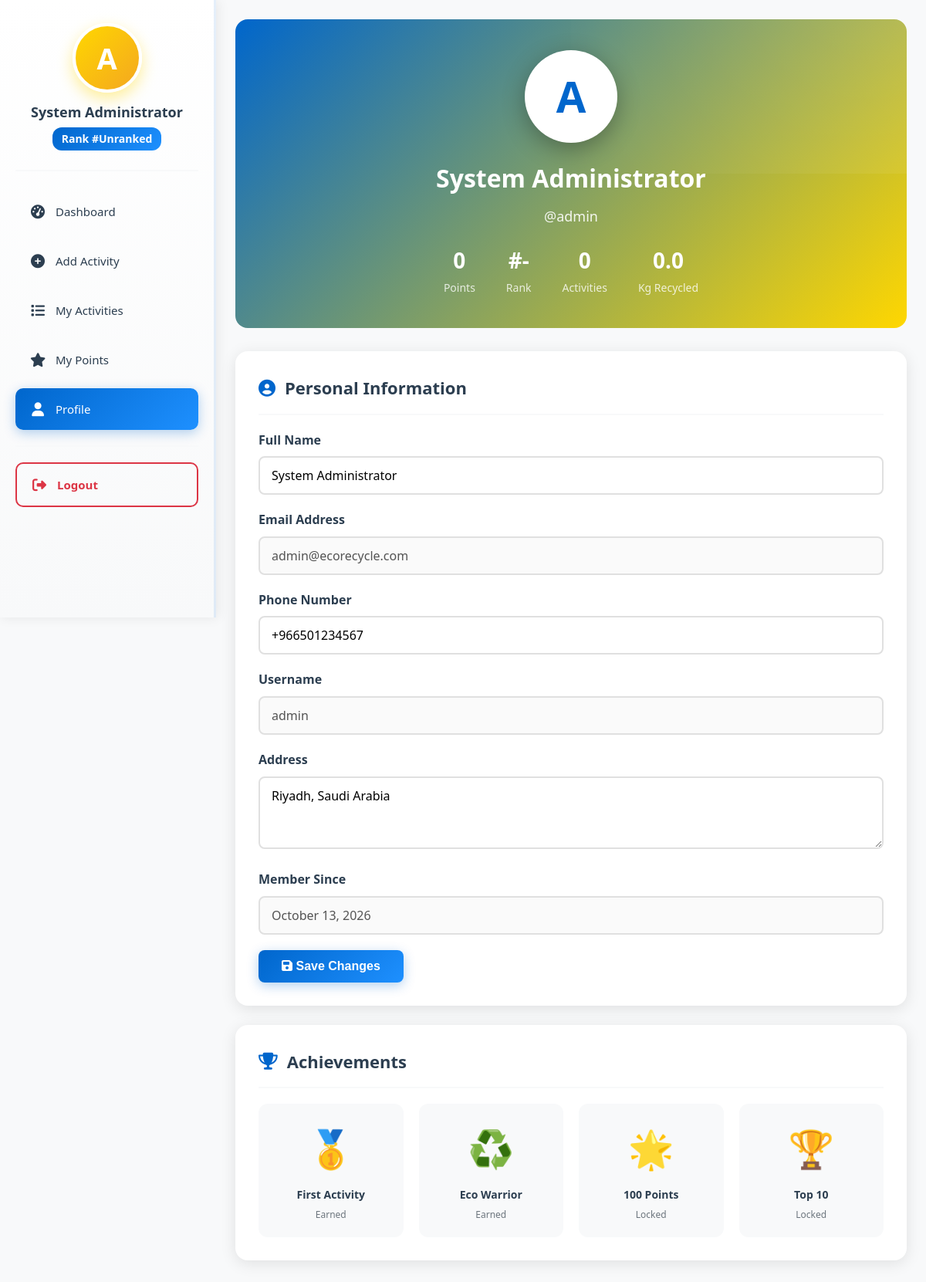
Screenshot of /user/profile.php (signed in) with the database file from the repository.
### tables this page shows
CREATE TABLE users (
    id INT AUTO_INCREMENT PRIMARY KEY,
    username VARCHAR(50) UNIQUE NOT NULL,
    email VARCHAR(100) UNIQUE NOT NULL,
    password VARCHAR(255) NOT NULL,
    full_name VARCHAR(100) NOT NULL,
    phone VARCHAR(20),
    address TEXT,
    role ENUM('user', 'admin') DEFAULT 'user',
    points INT DEFAULT 0,
    rank INT DEFAULT 0,
    profile_image VARCHAR(255) DEFAULT 'default-avatar.png',
    verified TINYINT(1) DEFAULT 0,
    created_at TIMESTAMP DEFAULT CURRENT_TIMESTAMP,
    updated_at TIMESTAMP DEFAULT CURRENT_TIMESTAMP ON UPDATE CURRENT_TIMESTAMP
);

### user/profile.php (the view, shortened to what this page needs)
<?php
require_once '../includes/dashboard_header.php';
$user_id = $_SESSION['user_id'];
$stats_query = $conn->query("SELECT
    COUNT(*) as total_activities,
    SUM(CASE WHEN status = 'verified' THEN quantity ELSE 0 END) as total_recycled
    FROM activities WHERE user_id = $user_id");
$stats = $stats_query->fetch_assoc();
?>
<div class="dashboard-layout">
    <aside class="dashboard-sidebar">
        <?php include 'sidebar.php'; ?>
    </aside>
    <main class="dashboard-main">
        <div class="profile-container">
            <div class="profile-header-card">
                <div class="profile-avatar-section">
                    <div class="profile-avatar-huge">
                        <?php echo strtoupper(substr($user['username'], 0, 1)); ?>
                    </div>
                    <h1 class="profile-name"><?php echo htmlspecialchars($user['full_name']); ?></h1>
                    <p class="profile-username">@<?php echo htmlspecialchars($user['username']); ?></p>
                    <div class="profile-stats-row">
                        <div class="profile-stat-item">
                            <span class="profile-stat-value"><?php echo number_format($user['points']); ?></span>
                            <span class="profile-stat-label">Points</span>
                        </div>
                        <div class="profile-stat-item">
                            <span class="profile-stat-value">#<?php echo $user['rank'] ?: '-'; ?></span>
                            <span class="profile-stat-label">Rank</span>
                        </div>
                        <div class="profile-stat-item">
                            <span class="profile-stat-value"><?php echo $stats['total_activities']; ?></span>
                            <span class="profile-stat-label">Activities</span>
                        </div>
                        <div class="profile-stat-item">
                            <span class="profile-stat-value"><?php echo number_format($stats['total_recycled'], 1); ?></span>
                            <span class="profile-stat-label">Kg Recycled</span>
                        </div>
                    </div>
                </div>
            </div>
            <div class="profile-section">
                <h2 class="section-title-profile">
                    <i class="fas fa-user-circle"></i> Personal Information
                </h2>
                <form method="POST">
                    <div class="form-group">
                        <label for="full_name">Full Name</label>
                        <input type="text" id="full_name" name="full_name" value="<?php echo htmlspecialchars($user['full_name']); ?>" required>
                    </div>
                    <div class="form-group">
                        <label for="email">Email Address</label>
                        <input type="email" id="email" value="<?php echo htmlspecialchars($user['email']); ?>" disabled>
                    </div>
                    <div class="form-row">
                        <div class="form-group">
                            <label for="phone">Phone Number</label>
                            <input type="text" id="phone" name="phone" value="<?php echo htmlspecialchars($user['phone']); ?>">
                        </div>
                        <div class="form-group">
                            <label for="username">Username</label>
                            <input type="text" id="username" value="<?php echo htmlspecialchars($user['username']); ?>" disabled>
                        </div>
                    </div>
                    <div class="form-group">
                        <label for="address">Address</label>
                        <textarea id="address" name="address" rows="3"><?php echo htmlspecialchars($user['address']); ?></textarea>
                    </div>
                    <div class="form-group">
                        <label>Member Since</label>
                        <input type="text" value="<?php echo date('F d, Y', strtotime($user['created_at'])); ?>" disabled>
                    </div>
                    <button type="submit" class="btn btn-primary">
                        <i class="fas fa-save"></i> Save Changes
                    </button>
                </form>
            </div>
            <div class="profile-section">
                <h2 class="section-title-profile">
                    <i class="fas fa-trophy"></i> Achievements
                </h2>
                <div class="achievements-grid">
                    <div class="achievement-item">
                        <div class="achievement-icon-large">🥇</div>
                        <div class="achievement-name">First Activity</div>
                        <div class="achievement-date">Earned</div>
                    </div>
                    <div class="achievement-item">
                        <div class="achievement-icon-large">♻️</div>
                        <div class="achievement-name">Eco Warrior</div>
                        <div class="achievement-date">Earned</div>
                    </div>
                    <div class="achievement-item">
                        <div class="achievement-icon-large">🌟</div>
                        <div class="achievement-name">100 Points</div>
                        <div class="achievement-date">
                            <?php echo $user['points'] >= 100 ? 'Earned' : 'Locked'; ?>
                        </div>
                    </div>
                    <div class="achievement-item">
                        <div class="achievement-icon-large">🏆</div>
                        <div class="achievement-name">Top 10</div>
                        <div class="achievement-date">
                            <?php echo ($user['rank'] && $user['rank'] <= 10) ? 'Earned' : 'Locked'; ?>
                        </div>
                    </div>
                </div>
            </div>
        </div>
    </main>
</div>
</div>
</body>
</html>

### user/sidebar.php
<?php
$user_query = $conn->query("SELECT * FROM users WHERE id = " . $_SESSION['user_id']);
$user = $user_query->fetch_assoc();
$current_page = basename($_SERVER['PHP_SELF']);
?>
<div class="user-profile">
    <div class="user-avatar-large">
        <?php echo strtoupper(substr($user['username'], 0, 1)); ?>
    </div>
    <div class="user-info">
        <h3><?php echo htmlspecialchars($user['full_name']); ?></h3>
        <p class="user-rank">Rank #<?php echo $user['rank'] ?: 'Unranked'; ?></p>
    </div>
</div>
<ul class="dashboard-nav">
    <li><a href="dashboard.php" class="<?php echo $current_page == 'dashboard.php' ? 'active' : ''; ?>">
        <i class="fas fa-tachometer-alt"></i>
        <span>Dashboard</span>
    </a></li>
    <li><a href="add_activity.php" class="<?php echo $current_page == 'add_activity.php' ? 'active' : ''; ?>">
        <i class="fas fa-plus-circle"></i>
        <span>Add Activity</span>
    </a></li>
    <li><a href="my_activities.php" class="<?php echo $current_page == 'my_activities.php' ? 'active' : ''; ?>">
        <i class="fas fa-list"></i>
        <span>My Activities</span>
    </a></li>
    <li><a href="my_points.php" class="<?php echo $current_page == 'my_points.php' ? 'active' : ''; ?>">
        <i class="fas fa-star"></i>
        <span>My Points</span>
    </a></li>
    <li><a href="profile.php" class="<?php echo $current_page == 'profile.php' ? 'active' : ''; ?>">
        <i class="fas fa-user"></i>
        <span>Profile</span>
    </a></li>
</ul>
<div class="sidebar-logout">
    <a href="<?php echo SITE_URL; ?>/auth/logout.php">
        <i class="fas fa-sign-out-alt"></i>
        <span>Logout</span>
    </a>
</div>

### assets/css/global.css (style rules this page uses)
* { margin: 0; padding: 0; box-sizing: border-box; }
:root { --primary-gold: #FFD700; --secondary-gold: #F4A720; --primary-blue: #0066CC; --secondary-blue: #1E90FF; --dark-blue: #003D82; --accent-green: #28A745; --accent-purple: #6F42C1; --dark-bg: #1A1A2E; --light-bg: #F8F9FA; --white: #FFFFFF; --text-dark: #2C3E50; --text-light: #6C757D; --shadow: rgba(0, 0, 0, 0.1); --gradient-gold: linear-gradient(135deg, #FFD700 0%, #F4A720 100%); --gradient-blue: linear-gradient(135deg, #0066CC 0%, #1E90FF 100%); --gradient-mixed: linear-gradient(135deg, #FFD700 0%, #0066CC 50%, #6F42C1 100%); }
body { font-family: 'Segoe UI', Tahoma, Geneva, Verdana, sans-serif; background-color: var(--light-bg); color: var(--text-dark); line-height: 1.6; margin: 0; padding: 0; overflow-x: hidden; }
.btn { padding: 12px 30px; border: none; border-radius: 8px; font-size: 16px; font-weight: 600; cursor: pointer; transition: all 0.3s ease; text-decoration: none; display: inline-block; }
.btn-primary { background: var(--gradient-blue); color: var(--white); box-shadow: 0 4px 15px rgba(0, 102, 204, 0.3); }
input[type="text"], input[type="email"], input[type="password"], input[type="number"], input[type="date"], select, textarea { width: 100%; padding: 12px 15px; border: 2px solid #E0E0E0; border-radius: 8px; font-size: 16px; transition: all 0.3s ease; font-family: inherit; }
label { display: block; margin-bottom: 8px; font-weight: 600; color: var(--text-dark); }
.form-group { margin-bottom: 20px; }

### assets/css/dashboard.css (style rules this page uses)
.dashboard-layout { display: flex; min-height: 100vh; width: 100%; }
.dashboard-sidebar { background: linear-gradient(180deg, #FFFFFF 0%, #F8F9FA 100%); padding: 30px 20px; box-shadow: 2px 0 15px rgba(0, 0, 0, 0.08); position: fixed; width: 280px; height: 100vh; overflow-y: auto; left: 0; top: 0; border-right: 3px solid rgba(0, 102, 204, 0.1); z-index: 100; }
.sidebar-logout { margin-top: 20px; padding-top: 20px; border-top: 2px solid var(--light-bg); }
.sidebar-logout a { display: flex; align-items: center; gap: 12px; padding: 15px 18px; border-radius: 10px; color: #DC3545; text-decoration: none; transition: all 0.3s ease; font-weight: 600; font-size: 15px; border: 2px solid #DC3545; }
.sidebar-logout a i { font-size: 18px; width: 22px; text-align: center; }
.user-profile { text-align: center; padding-bottom: 25px; border-bottom: 2px solid var(--light-bg); margin-bottom: 25px; }
.user-avatar-large { width: 90px; height: 90px; border-radius: 50%; background: var(--gradient-gold); margin: 0 auto 15px; display: flex; align-items: center; justify-content: center; font-size: 38px; color: var(--white); font-weight: 700; box-shadow: 0 8px 20px rgba(255, 215, 0, 0.4); border: 4px solid var(--white); }
.user-info h3 { font-size: 18px; margin-bottom: 8px; color: var(--text-dark); font-weight: 700; line-height: 1.2; }
.user-rank { font-size: 14px; color: var(--white); background: var(--gradient-blue); padding: 4px 12px; border-radius: 12px; display: inline-block; font-weight: 600; }
.dashboard-nav { list-style: none; }
.dashboard-nav li { margin-bottom: 10px; }
.dashboard-nav a { display: flex; align-items: center; gap: 12px; padding: 15px 18px; border-radius: 10px; color: var(--text-dark); text-decoration: none; transition: all 0.3s ease; font-weight: 500; font-size: 15px; position: relative; }
.dashboard-nav a span { flex: 1; }
.dashboard-nav a i { font-size: 18px; width: 22px; text-align: center; flex-shrink: 0; }
.dashboard-nav a.active { background: var(--gradient-blue); color: var(--white); box-shadow: 0 4px 15px rgba(0, 102, 204, 0.3); }
.dashboard-nav a.active i { color: var(--white); }
.dashboard-main { flex: 1; min-height: 100vh; margin-left: 280px; padding: 25px; width: calc(100% - 280px); background: var(--light-bg); }

### includes/dashboard_header.php (style rules this page uses)
body { margin: 0; padding: 0; overflow-x: hidden; }

### rows the page displays
users: username "A", full_name "System Administrator", rank "Unranked", username "admin", points "0", rank "-", email "admin@ecorecycle.com", phone "+966501234567", address "Riyadh, Saudi Arabia", created_at "October 13, 2026"

### other values shown
$stats['total_activities'] "0"
$stats['total_recycled'] "0.0"
